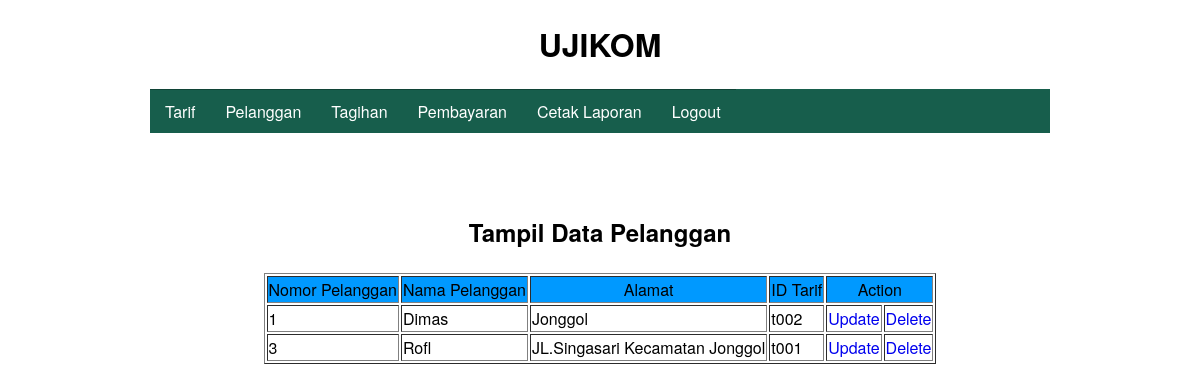
The page /t_pelanggan.php (signed in) on the database its author committed.
### tables this page shows
CREATE TABLE `pelanggan` (
  `no_pelanggan` varchar(50) NOT NULL,
  `nama_pelanggan` varchar(30) NOT NULL,
  `alamat_pelanggan` text NOT NULL,
  `id_tarif` varchar(10) NOT NULL
);

### t_pelanggan.php (the view, shortened to what this page needs)
<?php require_once('Connections/koneksi.php'); ?>
<?php
$maxRows_Recordset1 = 10;
$pageNum_Recordset1 = 0;
$startRow_Recordset1 = $pageNum_Recordset1 * $maxRows_Recordset1;
$query_Recordset1 = "SELECT * FROM pelanggan";
$query_limit_Recordset1 = sprintf("%s LIMIT %d, %d", $query_Recordset1, $startRow_Recordset1, $maxRows_Recordset1);
$Recordset1 = mysql_query($query_limit_Recordset1, $koneksi) or die(mysql_error());
$row_Recordset1 = mysql_fetch_assoc($Recordset1);
$query_Recordset2 = "SELECT * FROM pelanggan ORDER BY no_pelanggan ASC";
$Recordset2 = mysql_query($query_Recordset2, $koneksi) or die(mysql_error());
?><!DOCTYPE html PUBLIC "-//W3C//DTD XHTML 1.0 Transitional//EN" "http://www.w3.org/TR/xhtml1/DTD/xhtml1-transitional.dtd">
<html xmlns="http://www.w3.org/1999/xhtml">
<head>
<link rel="stylesheet" type="text/css" href="style.css">
</head>
<body>
<center>
	<h1>UJIKOM</h1>
</center>
<div class="container">
<ul class="nav">
	<li  class="test">
		<a href="#">Tarif</a>
	</li>
	<li  class="test">
		<a href="#">Pelanggan</a>
	</li>
	<li  class="test">
		<a href="#">Tagihan</a>
	</li>
	<li  class="test">
		<a href="#">Pembayaran</a>
	</li>
	<li  class="test">
		<a href="#">Cetak Laporan </a>
	</li>
	<li  class="test">
		<a href="logout.php">Logout</a>
	</li>
</ul>
</div>
<p align="center" class="style1">&nbsp;</p>
<p align="center" class="style1">Tampil Data Pelanggan </p>
<div align="center">
  <table border="1" align="center">
    <tr>
      <td bgcolor="#0099FF"><div align="center" class="style2">Nomor Pelanggan </div></td>
      <td bgcolor="#0099FF"><div align="center" class="style2">Nama Pelanggan </div></td>
      <td bgcolor="#0099FF"><div align="center" class="style2">Alamat</div></td>
      <td bgcolor="#0099FF"><div align="center" class="style2">ID Tarif </div></td>
      <td colspan="2" bgcolor="#0099FF"><div align="center" class="style2">Action</div></td>
    </tr>
    <?php do { ?>
      <tr>
        <td><?php echo $row_Recordset1['no_pelanggan']; ?></td>
        <td><?php echo $row_Recordset1['nama_pelanggan']; ?></td>
        <td><?php echo $row_Recordset1['alamat_pelanggan']; ?></td>
        <td><?php echo $row_Recordset1['id_tarif']; ?></td>
        <td><a href="e_pelanggan.php?no_pelanggan=<?php echo $row_Recordset1['no_pelanggan']; ?>">Update</a></td>
        <td><a href="d_pelanggan.php?no_pelanggan=<?php echo $row_Recordset1['no_pelanggan']; ?>">Delete</a></td>
      </tr>
      <?php } while ($row_Recordset1 = mysql_fetch_assoc($Recordset1)); ?>
  </table>
</div>
<p>&nbsp;</p>
</body>
</html>

### style.css (style rules this page uses)
body, nav, ul, li, a { margin: 0; padding: 0; }
body { font-family: "Helvetica Neue", Helvetica, Arial, sans-serif; }
a { text-decoration: none; }
.container { width: 90%; max-width: 900px; margin: 10px auto; }
.nav { list-style: none; *zoom: 1; background:#175e4c; }
.nav:before, .nav:after { content: " "; display: table; }
.nav:after { clear: both; }
.nav a { padding: 10px 15px; color:#fff; }
.nav li { position: relative; }
.nav > li { float: left; border-top: 1px solid #104336; }
.nav > li > .parent { background-image: url("images/downArrow.png"); background-repeat: no-repeat; background-position: right; }
.nav > li > a { display: block; }

### t_pelanggan.php (style rules this page uses)
.style2 { color: #000000 }

### rows shown on the page
pelanggan: no_pelanggan "1", nama_pelanggan "Dimas", alamat_pelanggan "Jonggol", id_tarif "t002"
pelanggan: no_pelanggan "3", nama_pelanggan "Rofl", alamat_pelanggan "JL.Singasari Kecamatan Jonggol", id_tarif "t001"
